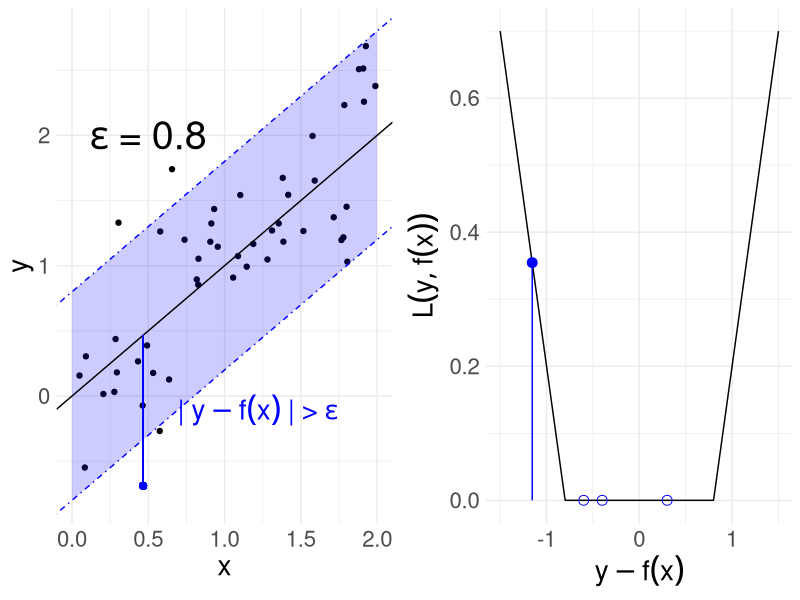
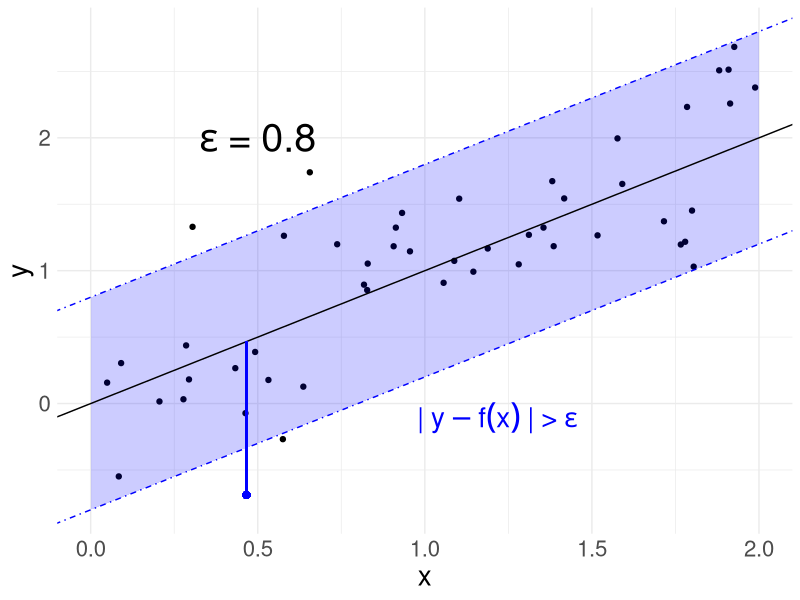
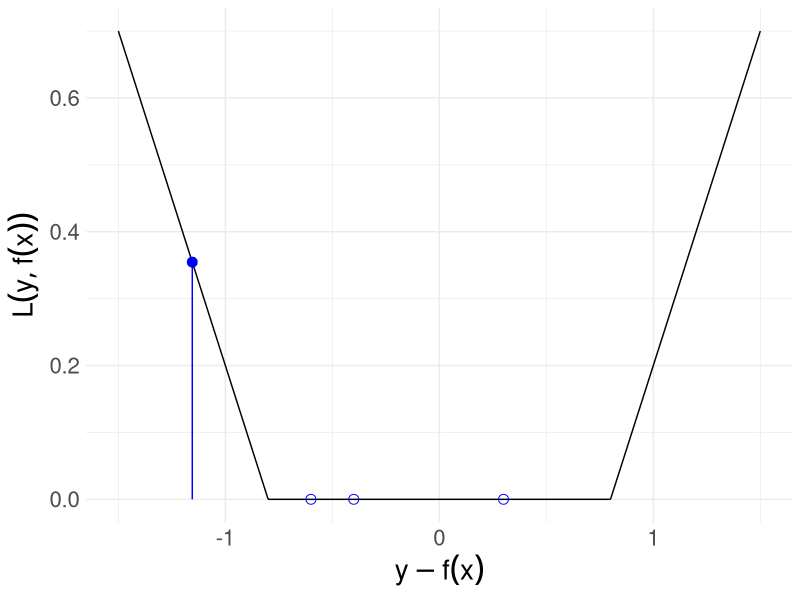

R code for these plots, in order: (Note: this script raises an error after producing the figures.)
# ------------------------------------------------------------------------------
# FIG: EPSILON-INSENSITIVE LOSS
# ------------------------------------------------------------------------------

library(ggplot2)

# DATA -------------------------------------------------------------------------

set.seed(123L)
x <- runif(50L, 0L, 2L)
y <- x + rnorm(length(x), sd = 0.5)
df_1 <- data.frame(x = x, y = y, diff = abs(y - x))

epsilon <- 0.8

df_2 <- data.frame(x = seq(-1.5, 1.5, length.out = 800L))
df_2$y <- ifelse(
  df_2$x < -epsilon,
  abs(df_2$x) - epsilon,
  ifelse(
    df_2$x < epsilon,
    0L,
    df_2$x - epsilon))


df_3 = data.frame(x = seq(0, 2, by = 0.01))
df_3$ymin = - epsilon + df_3$x
df_3$ymax = epsilon + df_3$x

# PLOTS ------------------------------------------------------------------------

p_1 <- ggplot2::ggplot(df_1, aes(x, y)) + 
  geom_point() + 
  ggplot2::geom_abline(intercept = - epsilon, slope = 1L, colour = "blue", lty = 4) + 
  ggplot2::geom_abline(intercept = epsilon, slope = 1L, colour = "blue", lty = 4) + 
  ggplot2::geom_ribbon(data = df_3, aes(x = x, ymin = ymin, ymax = ymax), fill = "blue", alpha = .2, inherit.aes = FALSE,) + 
  geom_abline(intercept = 0L, slope = 1L) +
  ggplot2::annotate(
    "text",
    x = 0.5,
    y = 2L,
    label = deparse(bquote(epsilon ~ "=" ~ 0.8)),
    parse = TRUE,
    size = 10L) +
  ggplot2::geom_segment(
    x = df_1[which.max(df_1[, "diff"]), "x"],
    xend = df_1[which.max(df_1[, "diff"]), "x"],
    y = df_1[which.max(df_1[, "diff"]), "x"],
    yend = df_1[which.max(df_1[, "diff"]), "y"],
    color = "blue") +
  ggplot2::geom_point(
    mapping = aes(
      x = df_1[which.max(df_1[, "diff"]), "x"], 
      y = df_1[which.max(df_1[, "diff"]), "y"]),
    size = 2L,
    color = "blue") +
  ggplot2::annotate(
    "text",
    x = df_1[which.max(df_1[, "diff"]), "x"] + 0.75,
    y = df_1[which.max(df_1[, "diff"]), "y"] + 
      0.5 * (df_1[which.max(df_1[, "diff"]), "diff"]),
    label = deparse(bquote("|" ~ y - f(x) ~ "|" ~ ">" ~ epsilon)),
    size = 7L,
    parse = TRUE,
    color = "blue") +
  theme_minimal() +
  theme(text = element_text(size = 20L))

p_2 <- ggplot2::qplot(df_2$x, df_2$y, geom = "line") +
  ggplot2::geom_segment(
    aes(
      x = -df_1[which.max(df_1[, "diff"]), "diff"],
      xend = -df_1[which.max(df_1[, "diff"]), "diff"],
      y = 0L,
      yend = abs(df_1[which.max(df_1[, "diff"]), "diff"]) - epsilon),
    color = "blue") +
  ggplot2::geom_point(
    aes(
      x = -df_1[which.max(df_1[, "diff"]), "diff"],
      y = abs(df_1[which.max(df_1[, "diff"]), "diff"]) - epsilon),
    size = 3L,
    color = "blue") +
  ggplot2::geom_point(
    mapping = aes(
      x = c(-0.6, -0.4, 0.3), y = rep(0L, 3L)),
    size = 3L,
    color = "blue",
    shape = 1L) +
  xlab(bquote(y - f(x))) +
  ylab(bquote(L(y, f(x)))) +
  theme_minimal() +
  theme(text = element_text(size = 20L))

p <- cowplot::plot_grid(p_1, p_2, ncol = 2L, align = "h")

ggplot2::ggsave(
  "../figure/loss_eps_insensitive.png", 
  p, 
  width = 10L, 
  height = 4L)
